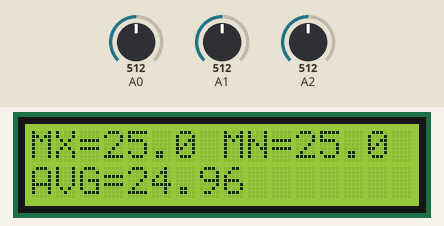
The sketch below on a simulated Arduino Uno, built with avr-gcc and run on an emulated ATmega328P. Shown: 16×2 character LCD. Inputs (shaded band) come from the test bench; at power-on: A0 = 512, A1 = 512, A2 = 512.

Above: at 1.5 s.
1.6 s: A0 set to 716
At 2.6 s:
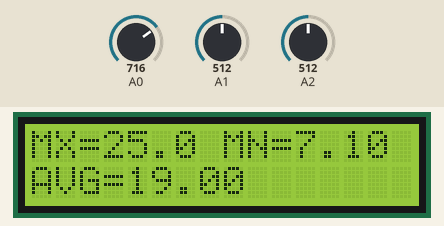
3.4 s: A1 set to 716
At 4.7 s:
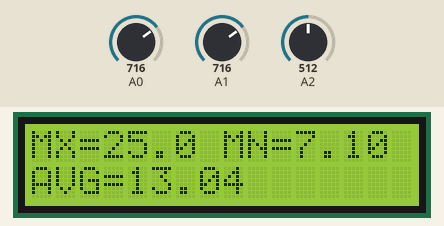
5.2 s: A2 set to 716
At 6.3 s:
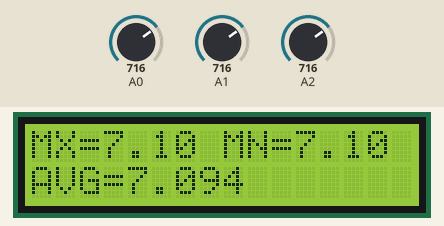
6.8 s: A0 set to 900
At 8.3 s:
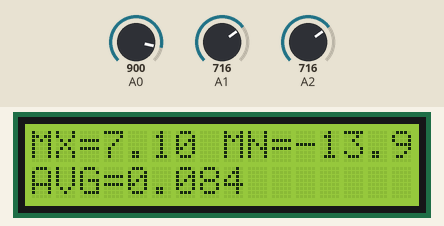
8.6 s: A1 set to 900
At 10.2 s:
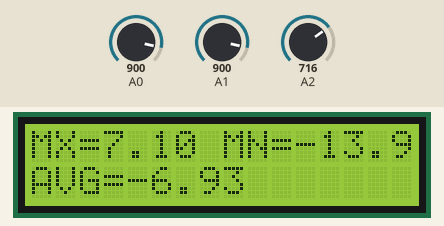
10.5 s: A2 set to 900
At 11.4 s:
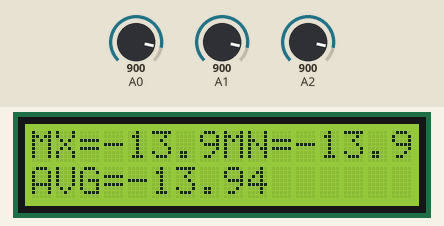
Timing chart, 0 to 13.3 s (numbered marks = the images above; inputs shaded):
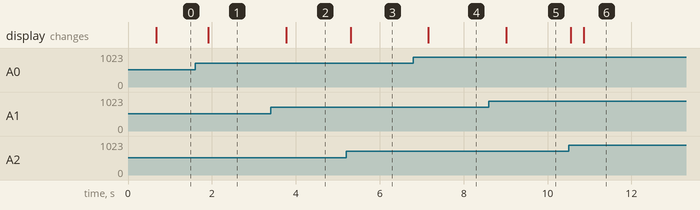

Measured:
- after the input at 1.6 s, the display: changes after 0.31 s (image 1)
- after the input at 3.4 s, the display: changes after 0.37 s (image 2)
- after the input at 5.2 s, the display: changes after 0.11 s (image 3)
- after the input at 6.8 s, the display: changes after 0.36 s (image 4)
- after the input at 8.6 s, the display: changes after 0.41 s (image 5)
- after the input at 10.5 s, the display: first changes after 0.06 s (image 6 shows a later state)

The sketch:

sketch.ino
```cpp
#include <LiquidCrystal.h>
#include <math.h>

#define DELAY_READ 10   // Задержка чтения
#define NUM_READ 10     // Количество чтений для усреднения

// Инициализируем объект-экран
LiquidCrystal lcd(12, 11, 10, 9, 8, 7);

// датчики OUTы
const int ntc1 = A0;
const int ntc2 = A1;
const int ntc3 = A2;

const int sz_array = 3;
float arr_ntc[sz_array] = {0, 0, 0};

void setup() {
  lcd.begin(16, 2);
  lcd.clear();
  arr_ntc[0] = average(ntc1);
  arr_ntc[1] = average(ntc2);
  arr_ntc[2] = average(ntc3);
}

// Функция для перевода показаний датчика в градусы Цельсия
float Celsius(int RawADC) {
  float celsius = 1 / (log(1 / (1023. / RawADC - 1)) / 3950. + 1.0 / 298.15) - 273.15;
  return celsius;
}

// среднее с датчика ntc
float average(int ntc) {
  float data = 0;
  for (int i = 0; i < NUM_READ; i++) {
    data += analogRead(ntc);
    delay(DELAY_READ);
  }
  return Celsius(data / NUM_READ);
}

// максимальное значение из трёх
float maximum(float* arr) {
  return max(max(arr[0], arr[1]), arr[2]);;
}

// минимальное значение из трёх
float minimum(float* arr) {
  return min(min(arr[0], arr[1]), arr[2]);
}

// среднее из трёх
float avgValue(float* arr) {
  return (arr[0] + arr[1] + arr[2])/ sz_array;
}

// вывод
void displayData() {
  lcd.setCursor(0, 0);
  lcd.print("MX=");
  lcd.print(maximum(arr_ntc), 1);

  lcd.setCursor(8, 0);
  lcd.print("MN=");
  lcd.print(minimum(arr_ntc), 1);

  lcd.setCursor(0, 1);
  lcd.print("AVG=");
  lcd.print(avgValue(arr_ntc));
}

void loop() {
  arr_ntc[0] = average(ntc1);
  arr_ntc[1] = average(ntc2);
  arr_ntc[2] = average(ntc3);
  displayData();
}
```
